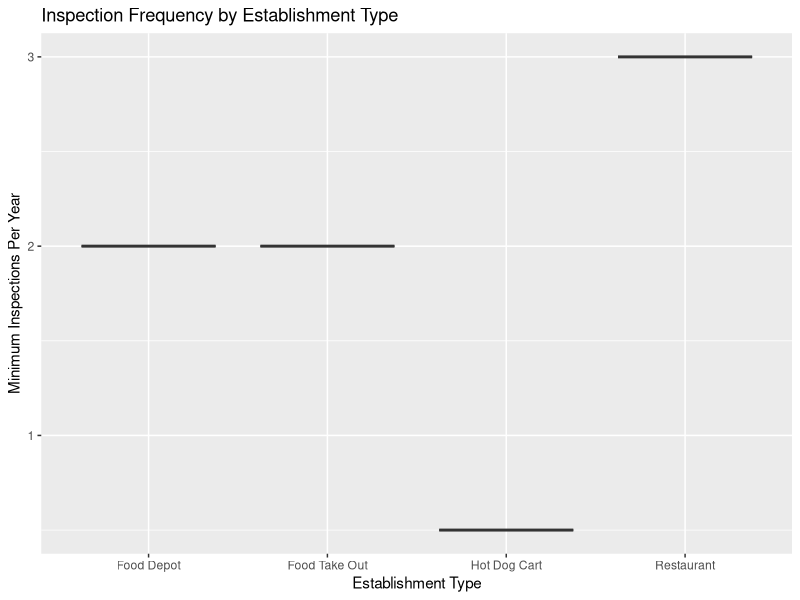
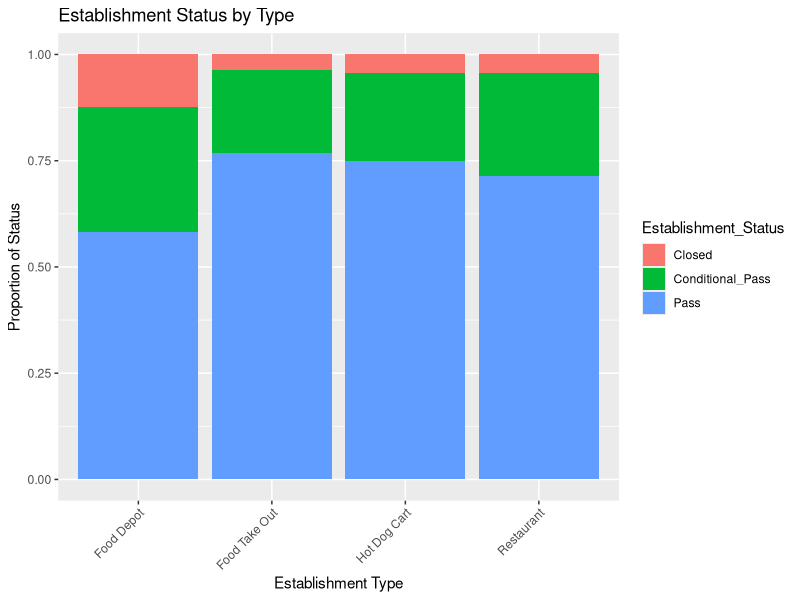

Here is the R script that generated these plots, in order:
#### Preamble ####
# Purpose: Simulate data
# Author: Pengyu Sui
# Date: 29 March 2024
# Contact: pengyu.sui@mail.utoronto.ca
# License: MIT
# Prerequisites: none

## Work space set up ##
# Load necessary libraries

library(dplyr)
library(tidyr)
library(ggplot2)
library(purrr)

# Define Establishment Types and their associated minimum inspection frequencies
establishment_types <- c("Restaurant", "Food Depot", "Food Take Out", "Hot Dog Cart")
inspection_frequencies <- c(3, 2, 2, 0.5)  # Low risk inspected once every two years, hence 0.5 per year

# Mapping types to their inspection frequencies
type_inspection_map <- setNames(inspection_frequencies, establishment_types)

# Establishment status probabilities based on the type (hypothetical)
status_probabilities <- list(
  Restaurant = c(Pass = 0.70, Conditional_Pass = 0.25, Closed = 0.05),
  Food_Depot = c(Pass = 0.60, Conditional_Pass = 0.30, Closed = 0.10),
  Food_Take_Out = c(Pass = 0.75, Conditional_Pass = 0.20, Closed = 0.05),
  Hot_Dog_Cart = c(Pass = 0.85, Conditional_Pass = 0.10, Closed = 0.05)
)

# Simulate data for 1000 establishments
set.seed(123)  # For reproducibility
simulated_data <- tibble(
  Establishment_Type = sample(establishment_types, 1000, replace = TRUE, prob = c(0.3, 0.2, 0.4, 0.1)),
  Min_Inspections_Per_Year = map_dbl(Establishment_Type, ~ type_inspection_map[.])
)

# Assigning establishment status with custom probabilities
simulated_data <- simulated_data %>%
  mutate(Establishment_Status = map2_chr(Establishment_Type, runif(n()), ~ {
    probs <- status_probabilities[[gsub(" ", "_", .x)]]
    sample(names(probs), 1, prob = probs)
  }))

# Display the first few rows of the data
head(simulated_data)

# Plot minimum inspections per year by establishment type
ggplot(simulated_data, aes(x = Establishment_Type, y = Min_Inspections_Per_Year)) +
  geom_boxplot() +
  labs(title = "Inspection Frequency by Establishment Type", x = "Establishment Type", y = "Minimum Inspections Per Year")

# Plot proportion of establishment statuses by type
ggplot(simulated_data, aes(x = Establishment_Type, fill = Establishment_Status)) +
  geom_bar(position = "fill") +
  labs(title = "Establishment Status by Type", x = "Establishment Type", y = "Proportion of Status") +
  theme(axis.text.x = element_text(angle = 45, hjust = 1))
